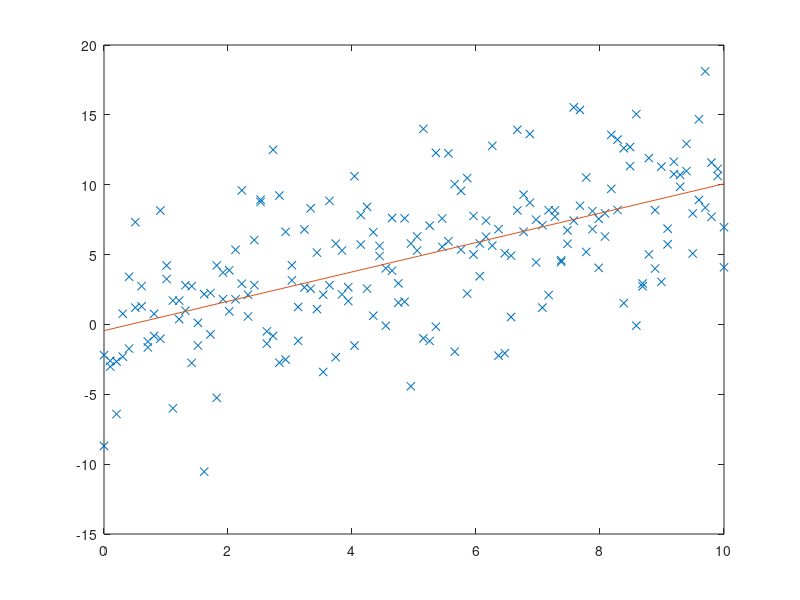

The MATLAB source for this figure:
%For es leeeeento. 
A = rand(100); b = rand(100,1);
t = cputime;
v = A*b; t1 = cputime-t;
w = zeros(100,1);
t = cputime;
for n = 1:100,
  for m = 1:100
    w(n) = w(n)+A(n,m)*b(m);
  end
end
t2 = cputime-t;
norm(v-w), t2/t1

%% plot en 3D.
x = -2:0.1:2;
[xx,yy] = meshgrid(x,x);
z = sin(xx.^2-yy.^2);
mesh(x,x,z);
surf(x,x,z);

%% Ajuste por mínimos cuadrados a línea
function coeff = least_square (x,y)
  n = length(x);
  A = [x ones(n,1)];
  coeff = A\y;
end

x = linspace(0,10,100)';
x = [x;x]
y = x + normrnd (0, 4, 200,1);
coeff = least_square(x,y);

plot(x,y,'x');
hold on
interv = [min(x) max(x)];
plot(interv,coeff(1)*interv+coeff(2));
